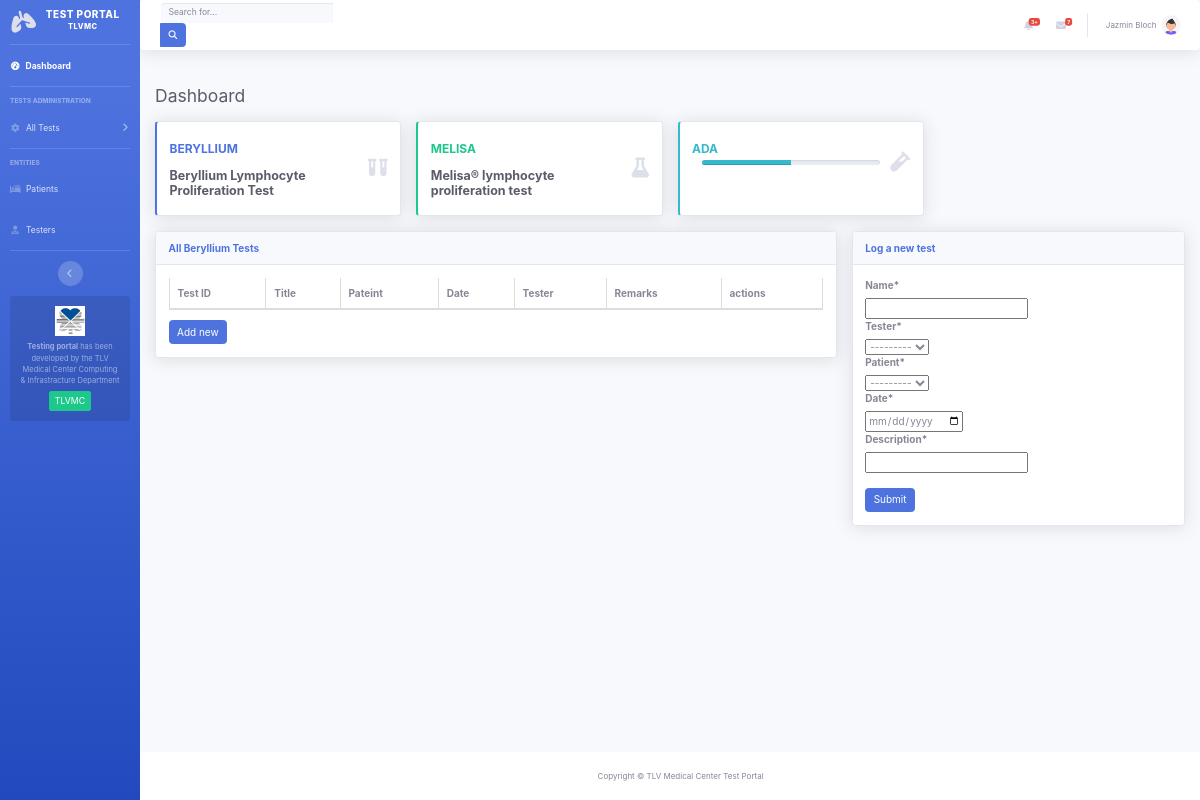
Page /Beryllium/dashboard on the earlier database version.
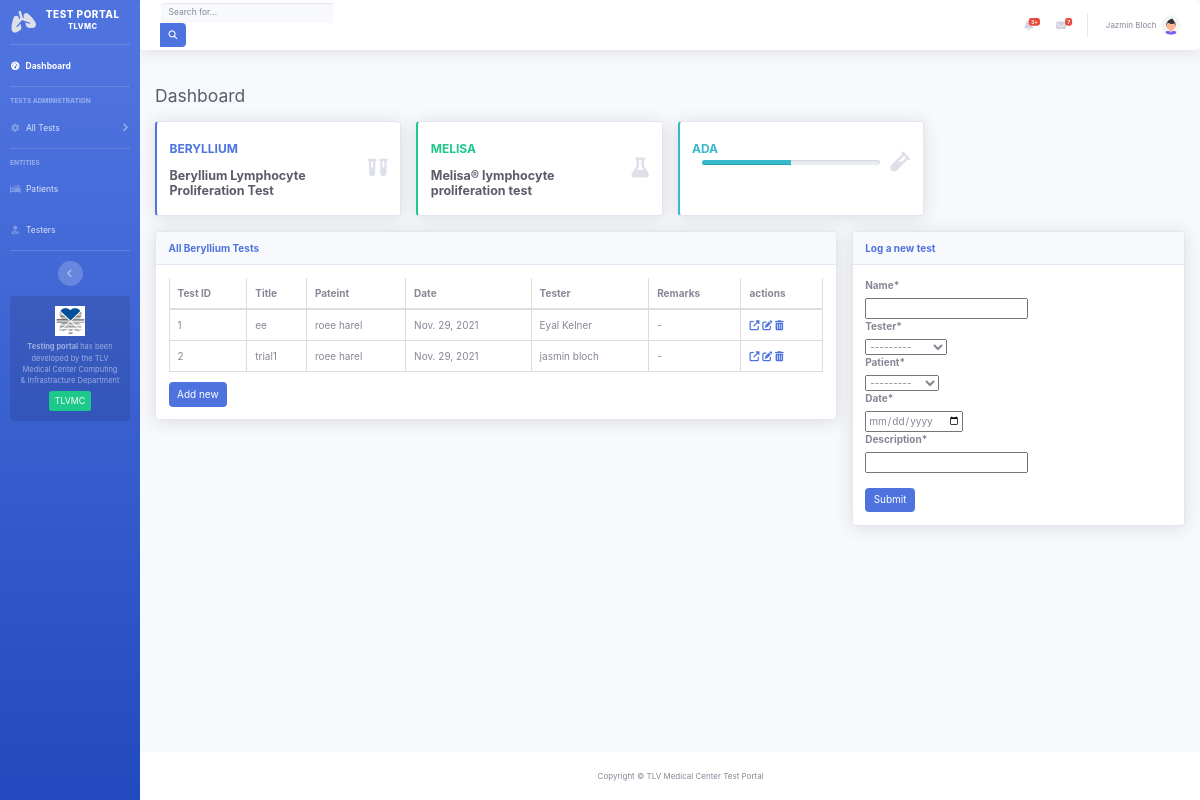
Same page on the later database version.
### Beryllium/models.py (models this page shows)
class Test (models.Model):
    name = models.CharField(max_length=200)
    tester = models.ForeignKey(Tester,on_delete=DO_NOTHING)
    patient = models.ForeignKey(Patient, on_delete=DO_NOTHING)
    type = models.ForeignKey(Test_type, on_delete=DO_NOTHING, default=1)
    date = models.DateField()
    description = models.CharField(max_length= 1000)

class Patient (models.Model):
    id = models.CharField(max_length=12, primary_key=True)
    first_name = models.CharField(max_length=200)
    last_name = models.CharField(max_length=200)
    def __str__(self):
        return self.first_name + " " + self.last_name

class Tester (models.Model):
    id = models.CharField(max_length=12, primary_key=True)
    first_name = models.CharField(max_length=200)
    last_name = models.CharField(max_length=200)
    def __str__(self):
        return self.first_name + " " + self.last_name

### Beryllium/views.py (the view, shortened to what this page needs)
# urls.py: path('Beryllium/dashboard',views.dashboard.as_view()),
class dashboard(View):
    template = 'Beryllium/dashboard.html'
    def get(self,request):
        request.session["type"] ="Beryllium"
        form = TestForm()
        patients = Patient.objects.all()
        testers = Tester.objects.all()
        tests = Test.objects.all()
        context = {
            "form" : form,
            "patients" : patients,
            "testers" :testers,
            "tests" : tests,
            "type" : request.session["type"]
        }
        return render(request,self.template,context)

### Beryllium/forms.py
class TestForm(forms.ModelForm):
    class Meta:
        model = Test
        fields = ['name', 'tester', 'patient', 'date', 'description']
    name = forms.CharField()
    date = forms.DateField(widget=NumberInput(attrs={'type': 'date'}))

### Beryllium/templates/Beryllium/dashboard.html (shortened to what the changed rows need)
{% extends "../base_site.html" %}
    {%load static%}
    {% load crispy_forms_tags %}
{%block imports%}
<link href="{%static 'node_modules/datatables/dataTables.bootstrap4.min.css'%}" rel="stylesheet">
{%endblock%}
{%block content%}
                    <div class="d-sm-flex align-items-center justify-content-between mb-4">
                        <h1 class="h3 mb-0 text-gray-800">Dashboard</h1>
                    </div>
                    <div class="row">
                        <div class="col-xl-8 col-lg-8">
                            <div class="card shadow mb-4">
                                <div class="card-body">
                                    <div class="table-responsive">
                                        <table id="tests" class="table table-bordered">
                                            <thead>
                                                <tr>
                                                    <th>Test ID</th>
                                                    <th>Title</th>
                                                    <th>Pateint</th>
                                                    <th>Date</th>
                                                    <th>Tester</th>
                                                    <th>Remarks</th>
                                                    <th>actions</th>
                                                </tr>
                                            </thead>
                                            <tbody>
                                                {%for p in tests%}
                                                <tr>
                                                    <td>{{p.id}}</td><td>{{p.name}}</td><td>{{p.patient}}</td><td>{{p.date}}</td><td>{{p.tester}}</td><td>
                                                    {%if p.description%}
                                                    {{p.description}}
                                                    {% else %}
                                                       -
                                                    {%endif%}
                                                    </td>  <td>
                                                        <a class="view" title="View" onclick="redirect({{p.id}})"><i class="fas fa-external-link-alt"></i></a>
                                                        <a class="edit" title="Edit" type="submit"><i class="fas fa-edit"></i></a>
                                                        <a class="delete" title="Delete" type="submit"><i class="fas fa-trash-alt"></i></a>
                                                    </td>
                                                </tr>
                                                {%endfor%}
                                            </tbody>
                                        </table>
                                    </div>
                                </div>
                            </div>
                        </div>
                    </div>
{%endblock%}

Differences in the rows shown:
added Test: id "1", name "ee", patient "roee harel", date "Nov. 29, 2021", tester "Eyal Kelner"
added Test: id "2", name "trial1", patient "roee harel", date "Nov. 29, 2021", tester "jasmin bloch"
